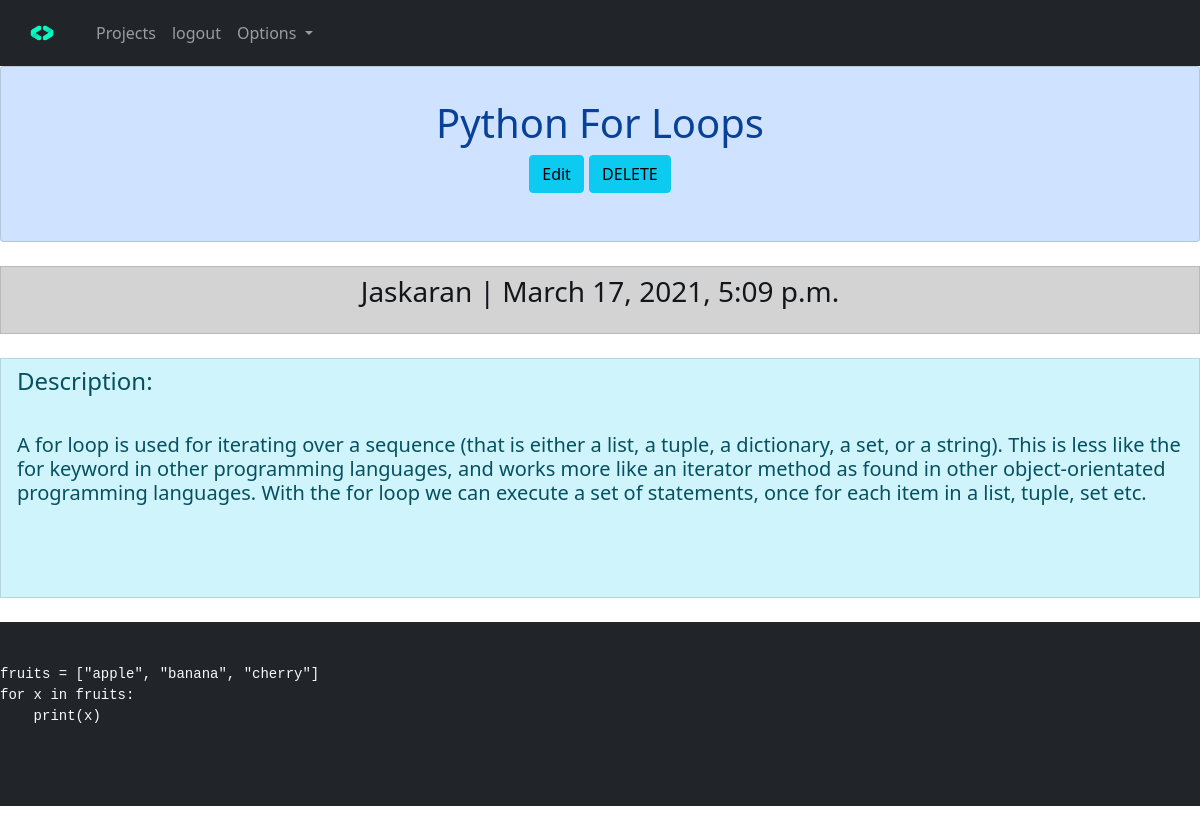
The app's page /view_post/5 (signed in) with its own data.
### repo/models.py (models this page shows, shortened)
class Post(models.Model):
    titel=models.CharField(max_length=50)
    datetime=models.DateTimeField(default=timezone.now)
    author=models.CharField(max_length=30)
    description=models.TextField()
    code=models.TextField()

### repo/views.py (the view)
# urls.py: path('view_post/<int:pk>',views.ViewPost.as_view(),name='view_post'),
class ViewPost(DetailView):
    model =Post
    template_name ="view_posts.html"

### repo/templates/view_posts.html (shortened to what this page needs)
{% extends 'base.html' %}
{% block content %}
<ul class="list-group">
    <li class="list-group-item list-group-item-action list-group-item-primary">
        <br>
        <figure class="text-center">
            <blockquote class="blockquote">
              <h1>{{post.titel}}</h1>
              {% if user.is_authenticated %}
              <a href="{% url 'editpost' post.pk %}" class="btn btn-info" role="button">Edit</a> <a href="{% url 'removepost' post.pk %}" class="btn btn-info" role="button">DELETE</a>
              {% endif %}
            </blockquote>
          </figure>
        <br>
    </li>
</ul>
<br>
<li class="list-group-item list-group-item-action list-group-item-dark">
    <figure class="text-center">
        <blockquote class="blockquote">
          <h3>{{post.author}}   |   {{post.datetime}}</h3>
        </blockquote>
      </figure>
</li>
<br>
<li class="list-group-item list-group-item-action list-group-item-info">
    <figure>
        <blockquote class="blockquote">
            <h4>Description:</h4>
            <br>
            <h5>{{post.description}}</h5>
            <br>
            <br>
        </blockquote>
      </figure>
</li>
<br>
<div class='bg-dark text-light'>
        <pre>
            <code class="pythoncolor">
                <p>{{post.code}}</p>
            </code>
        </pre>
</div>
<br>
<br>
{% endblock %}

### records on screen
Post: titel "Python For Loops", author "Jaskaran", datetime "March 17, 2021, 5:09 p.m.", description "A for loop is used for iterating over a sequence (that is either a list, a tuple, a dictionary, a set, or a string). This is less like the for keyword in other programming languages, and works more like an iterator method as found in other object-orientated programming languages. With the for loop we can execute a set of statements, once for each item in a list, tuple, set etc.", code "fruits = [\"apple\", \"banana\", \"cherry\"] for x in fruits: print(x)"
